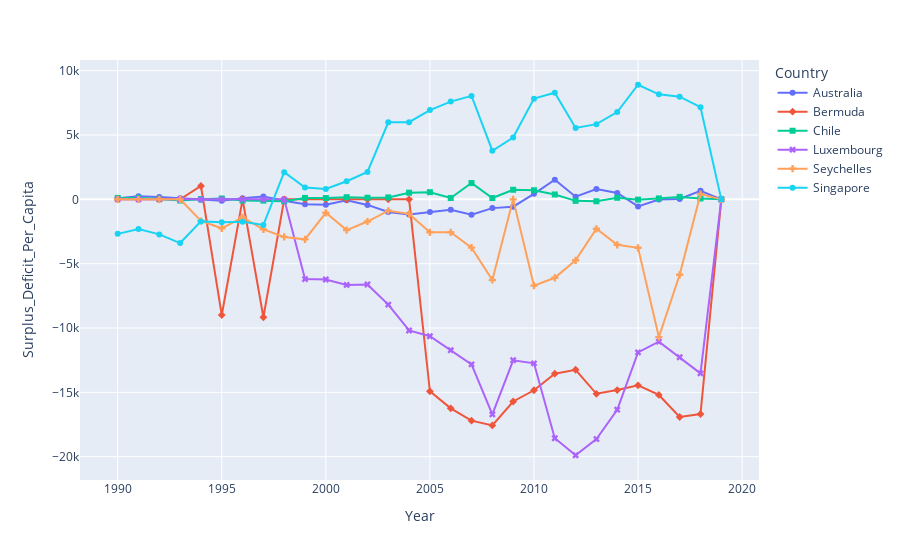

Write notebook code for a chart like this one.
### Code cell
fig3 = px.line(filtered_gdp_cont_pop_trade.loc[filtered_gdp_cont_pop_trade['Country'].isin(max_gdp2019_countries)], x='Year', y='Surplus_Deficit_Per_Capita', color='Country', symbol="Country")
fig3.show()

### Figure 1 — Plotly figure (JSON) as saved in the notebook; plotly's stock layout.template omitted (floating-point values rounded to 4 significant figures)
{"data": [{"hovertemplate": "Country=Australia<br>Year=%{x}<br>Surplus_Deficit_Per_Capita=%{y}<extra></extra>", "legendgroup": "Australia", "line": {"color": "#636efa", "dash": "solid"}, "marker": {"symbol": "circle"}, "mode": "markers+lines", "name": "Australia", "orientation": "v", "showlegend": true, "type": "scatter", "x": [1990, 1991, 1992, 1993, 1994, 1995, 1996, 1997, 1998, 1999, 2000, 2001, 2002, 2003, 2004, 2005, 2006, 2007, 2008, 2009, 2010, 2011, 2012, 2013, 2014, 2015, 2016, 2017, 2018, 2019], "xaxis": "x", "y": [91.51, 233.9, 191.5, 87.42, -28.07, -100.4, 91.76, 215.3, -105.4, -383.7, -425.3, -66.09, -429.8, -973.3, -1177.0, -973.1, -808.0, -1193.0, -680.0, -569.1, 428.2, 1532.0, 209.4, 800.8, 501.9, -547.6, -18.32, 29.41, 664.6, 0], "yaxis": "y"}, {"hovertemplate": "Country=Bermuda<br>Year=%{x}<br>Surplus_Deficit_Per_Capita=%{y}<extra></extra>", "legendgroup": "Bermuda", "line": {"color": "#EF553B", "dash": "solid"}, "marker": {"symbol": "diamond"}, "mode": "markers+lines", "name": "Bermuda", "orientation": "v", "showlegend": true, "type": "scatter", "x": [1990, 1991, 1992, 1993, 1994, 1995, 1996, 1997, 1998, 1999, 2000, 2001, 2002, 2003, 2004, 2005, 2006, 2007, 2008, 2009, 2010, 2011, 2012, 2013, 2014, 2015, 2016, 2017, 2018, 2019], "xaxis": "x", "y": [0, 0, 0, 0, 1039.0, -8991.0, 0, -9163.0, 0, 0, 0, 0, 0, 0, 0, -14920.0, -16240.0, -17200.0, -17570.0, -15710.0, -14840.0, -13550.0, -13240.0, -15110.0, -14820.0, -14450.0, -15200.0, -16910.0, -16690.0, 0], "yaxis": "y"}, {"hovertemplate": "Country=Chile<br>Year=%{x}<br>Surplus_Deficit_Per_Capita=%{y}<extra></extra>", "legendgroup": "Chile", "line": {"color": "#00cc96", "dash": "solid"}, "marker": {"symbol": "square"}, "mode": "markers+lines", "name": "Chile", "orientation": "v", "showlegend": true, "type": "scatter", "x": [1990, 1991, 1992, 1993, 1994, 1995, 1996, 1997, 1998, 1999, 2000, 2001, 2002, 2003, 2004, 2005, 2006, 2007, 2008, 2009, 2010, 2011, 2012, 2013, 2014, 2015, 2016, 2017, 2018, 2019], "xaxis": "x", "y": [113.0, 111.7, 33.37, -88.46, 15.5, 69.4, -96.19, -96.89, -149.6, 113.9, 103.9, 168.2, 130.0, 151.8, 518.9, 559.0, 108.0, 1268.0, 102.6, 747.1, 709.1, 382.4, -116.2, -146.7, 125.8, -19.68, 74.32, 194.2, 68.22, 3.887], "yaxis": "y"}, {"hovertemplate": "Country=Luxembourg<br>Year=%{x}<br>Surplus_Deficit_Per_Capita=%{y}<extra></extra>", "legendgroup": "Luxembourg", "line": {"color": "#ab63fa", "dash": "solid"}, "marker": {"symbol": "x"}, "mode": "markers+lines", "name": "Luxembourg", "orientation": "v", "showlegend": true, "type": "scatter", "x": [1990, 1991, 1992, 1993, 1994, 1995, 1996, 1997, 1998, 1999, 2000, 2001, 2002, 2003, 2004, 2005, 2006, 2007, 2008, 2009, 2010, 2011, 2012, 2013, 2014, 2015, 2016, 2017, 2018, 2019], "xaxis": "x", "y": [0, 0, 0, 0, 0, 0, 0, 0, 0, -6197.0, -6228.0, -6651.0, -6616.0, -8181.0, -10190.0, -10640.0, -11720.0, -12830.0, -16710.0, -12510.0, -12740.0, -18570.0, -19890.0, -18630.0, -16350.0, -11890.0, -11060.0, -12270.0, -13520.0, 0], "yaxis": "y"}, {"hovertemplate": "Country=Seychelles<br>Year=%{x}<br>Surplus_Deficit_Per_Capita=%{y}<extra></extra>", "legendgroup": "Seychelles", "line": {"color": "#FFA15A", "dash": "solid"}, "marker": {"symbol": "cross"}, "mode": "markers+lines", "name": "Seychelles", "orientation": "v", "showlegend": true, "type": "scatter", "x": [1990, 1991, 1992, 1993, 1994, 1995, 1996, 1997, 1998, 1999, 2000, 2001, 2002, 2003, 2004, 2005, 2006, 2007, 2008, 2009, 2010, 2011, 2012, 2013, 2014, 2015, 2016, 2017, 2018, 2019], "xaxis": "x", "y": [0, 0, 0, 0, -1679.0, -2248.0, -1406.0, -2331.0, -2917.0, -3108.0, -1043.0, -2385.0, -1721.0, -882.9, -1127.0, -2560.0, -2558.0, -3753.0, -6261.0, 0, -6700.0, -6095.0, -4735.0, -2288.0, -3531.0, -3764.0, -10700.0, -5862.0, 415.6, 0], "yaxis": "y"}, {"hovertemplate": "Country=Singapore<br>Year=%{x}<br>Surplus_Deficit_Per_Capita=%{y}<extra></extra>", "legendgroup": "Singapore", "line": {"color": "#19d3f3", "dash": "solid"}, "marker": {"symbol": "circle"}, "mode": "markers+lines", "name": "Singapore", "orientation": "v", "showlegend": true, "type": "scatter", "x": [1990, 1991, 1992, 1993, 1994, 1995, 1996, 1997, 1998, 1999, 2000, 2001, 2002, 2003, 2004, 2005, 2006, 2007, 2008, 2009, 2010, 2011, 2012, 2013, 2014, 2015, 2016, 2017, 2018, 2019], "xaxis": "x", "y": [-2680.0, -2302.0, -2722.0, -3396.0, -1711.0, -1770.0, -1740.0, -1986.0, 2117.0, 915.6, 809.1, 1411.0, 2128.0, 5992.0, 5997.0, 6944.0, 7601.0, 8044.0, 3781.0, 4805.0, 7828.0, 8293.0, 5547.0, 5846.0, 6783.0, 8909.0, 8167.0, 7979.0, 7163.0, 0], "yaxis": "y"}], "layout": {"legend": {"title": {"text": "Country"}, "tracegroupgap": 0}, "margin": {"t": 60}, "xaxis": {"anchor": "y", "domain": [0, 1], "title": {"text": "Year"}}, "yaxis": {"anchor": "x", "domain": [0, 1], "title": {"text": "Surplus_Deficit_Per_Capita"}}}}
